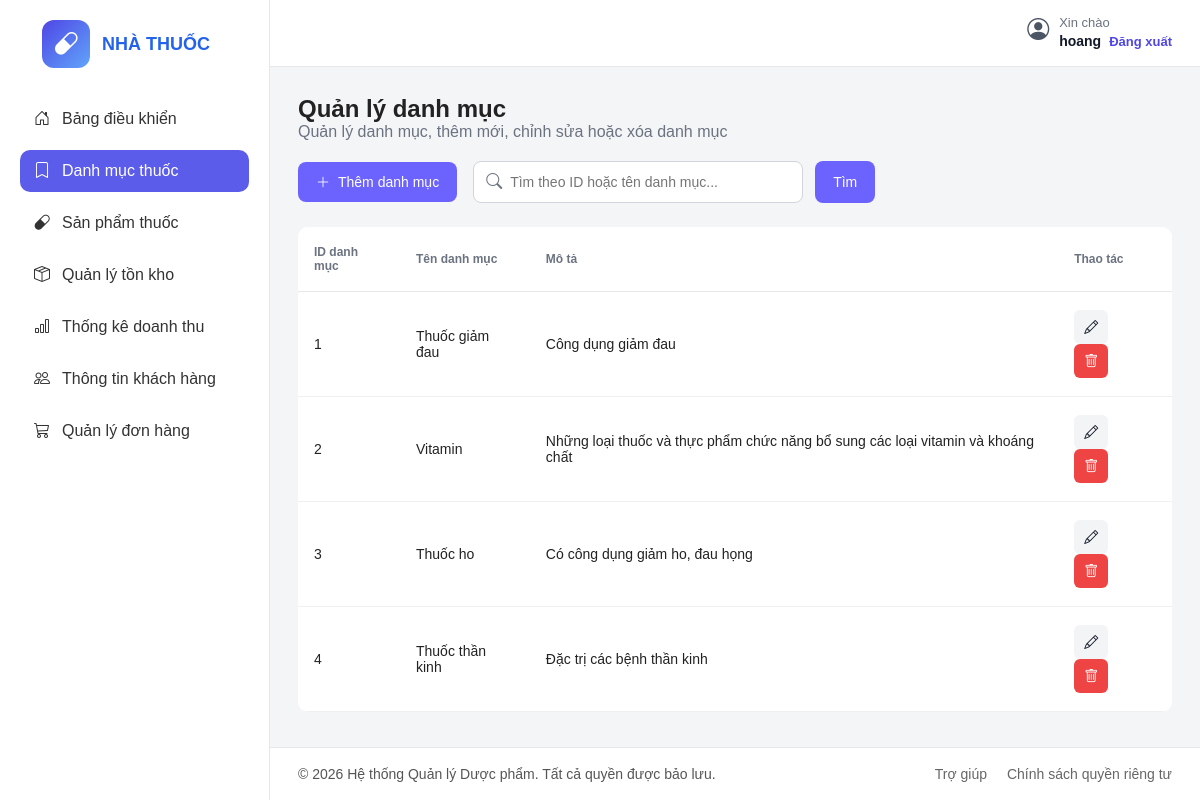
The app's page /dashboard/danh-muc/ (signed in) with its own data.
### core/models.py (models this page shows, shortened)
class Category(models.Model):
    name = models.CharField(max_length=100)
    description = models.TextField(blank=True)

### core/views.py (the view, shortened to what this page needs)
# urls.py: path('dashboard/danh-muc/', views.admin_categories, name='admin_categories'),
@login_required
@user_passes_test(is_admin)
def admin_categories(request):
    keyword = request.GET.get('q', '').strip()
    categories = Category.objects.all().order_by('id')
    return render(request, 'admin_panel/danhmuc.html', {
        'categories': categories,
        'keyword': keyword,
    })

### core/views.py (called while the page is built)
def is_admin(user):
    return user.is_staff

### templates/admin_panel/danhmuc.html (shortened to what this page needs)
{% load static %}
<!DOCTYPE html>
<html lang="vi">
<head>
  <link rel="stylesheet" href="{% static 'css/danhmuc.css' %}" />
  <link rel="stylesheet" href="https://cdn.jsdelivr.net/npm/bootstrap-icons@1.11.3/font/bootstrap-icons.min.css" />
</head>
<body>
  <div class="container">
    <aside class="sidebar">
      <div class="logo">
        <div class="logo-icon">
          <i class="bi bi-capsule"></i>
        </div>
        <div>
          <h2>NHÀ THUỐC</h2>
        </div>
      </div>
      <ul class="menu">
        <li><a href="{% url 'dashboard' %}"><i class="bi bi-house-door"></i> Bảng điều khiển</a></li>
        <li class="active"><a href="{% url 'admin_categories' %}"><i class="bi bi-bookmark"></i> Danh mục thuốc</a></li>
        <li><a href="{% url 'admin_products' %}"><i class="bi bi-capsule"></i> Sản phẩm thuốc</a></li>
        <li><a href="{% url 'admin_inventory' %}"><i class="bi bi-box-seam"></i> Quản lý tồn kho</a></li>
        <li><a href="{% url 'admin_statistics' %}"><i class="bi bi-bar-chart"></i> Thống kê doanh thu</a></li>
        <li><a href="{% url 'admin_customers' %}"><i class="bi bi-people"></i> Thông tin khách hàng</a></li>
        <li><a href="{% url 'admin_orders' %}"><i class="bi bi-cart3"></i>Quản lý đơn hàng</a></li>
      </ul>
    </aside>
    <main class="main-content">
      <header class="topbar">
        <div class="topbar-right">
          <div class="user-info user-info-vertical">
            <i class="bi bi-person-circle"></i>
            <div>
              <span>Xin chào</span>
              <strong>{{ user.get_full_name|default:user.username }}</strong>
              <a href="{% url 'logout' %}" class="logout-link">Đăng xuất</a>
            </div>
          </div>
        </div>
      </header>
      <section class="titleql">
        <h2>Quản lý danh mục</h2>
        <p class="subtitle">
          Quản lý danh mục, thêm mới, chỉnh sửa hoặc xóa danh mục
        </p>
        <div class="action-bar">
          <button class="add-btn" id="openPopup">
            <i class="bi bi-plus-lg"></i>
            Thêm danh mục
          </button>
          <form method="get" action="{% url 'admin_categories' %}" class="search-form">
            <div class="small-search-box">
              <i class="bi bi-search"></i>
              <input
                type="text"
                name="q"
                value="{{ keyword|default:'' }}"
                placeholder="Tìm theo ID hoặc tên danh mục..."
              />
            </div>
            <button type="submit" class="search-btn">Tìm</button>
          </form>
        </div>
        <div class="table-wrapper">
          <table>
            <thead>
              <tr>
                <th>ID danh mục</th>
                <th>Tên danh mục</th>
                <th>Mô tả</th>
                <th>Thao tác</th>
              </tr>
            </thead>
            <tbody>
              {% for category in categories %}
              <tr>
                <td>{{ category.id }}</td>
                <td>{{ category.name }}</td>
                <td>{{ category.description }}</td>
                <td>
                  <button
                    type="button"
                    class="edit-btn open-edit-popup"
                    data-id="{{ category.id }}"
                    data-name="{{ category.name }}"
                    data-description="{{ category.description }}"
                  >
                    <i class="bi bi-pencil"></i>
                  </button>
                  <form method="post"
                    action="{% url 'admin_category_delete' category.id %}"
                    style="display:inline"
                    onsubmit="return confirm('Bạn có chắc muốn xóa danh mục này không?');">
                    <button type="submit" class="delete-btn">
                      <i class="bi bi-trash"></i>
                    </button>
                  </form>
                </td>
              </tr>
              {% empty %}
              <tr>
                <td colspan="4" class="empty-row">Không tìm thấy danh mục phù hợp.</td>
              </tr>
              {% endfor %}
            </tbody>
          </table>
        </div>
      </section>
      <footer class="footer">
        <p>© 2026 Hệ thống Quản lý Dược phẩm. Tất cả quyền được bảo lưu.</p>
        <div class="footer-links">
          <a href="#">Trợ giúp</a>
          <a href="#">Chính sách quyền riêng tư</a>
        </div>
      </footer>
    </main>
  </div>
</body>
</html>

### records on screen
Category: id "1", name "Thuốc giảm đau", description "Công dụng giảm đau"
Category: id "2", name "Vitamin", description "Những loại thuốc và thực phẩm chức năng bổ sung các loại vitamin và khoáng chất"
Category: id "3", name "Thuốc ho", description "Có công dụng giảm ho, đau họng"
Category: id "4", name "Thuốc thần kinh", description "Đặc trị các bệnh thần kinh"

### other values on screen
{{ user.get_full_name|default:user.username }} "hoang"
